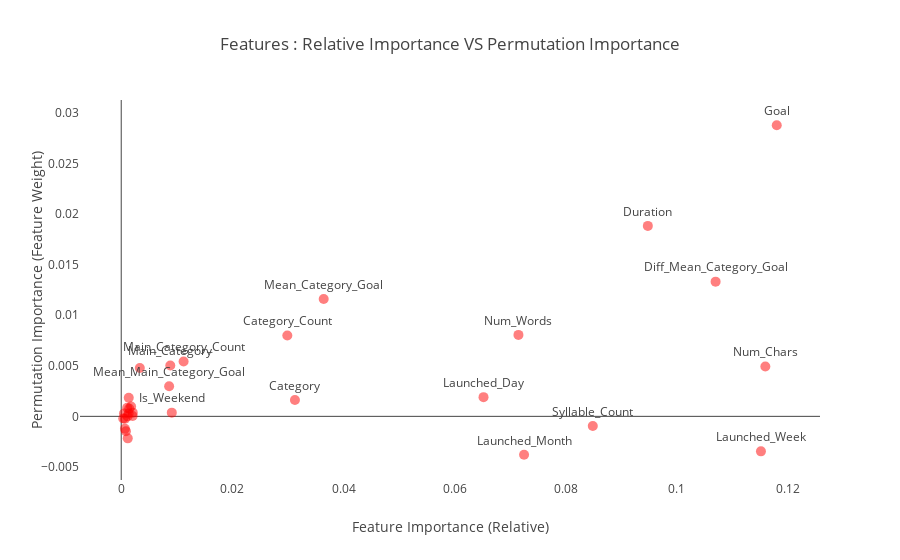

Here is the notebook cell this chart was saved with:
### Markdown cell above
**Inferences** 
> - This is an interesting plot, We can observe that the features shown in top and in green are the most important as if their values are randomized then the outcome performance suffers.   
> - We can observe that the top features are are the features which we mostly saw in the relative importance section, but using this graph we can quantify the amount of importance associated with them. And also obtain the ones which are least important, for example - launched week, if it was weekend or not etc.  

With this method, we obtained the importance of a feature in a more absolute sense rathar than a relative sense. Let's assume that our feature space forms a majority of the universe. Now, it will be interesting to plot both permutation and relative feature importances and make some key observations.

### Code cell
imp_df = feature_importances.reset_index().rename(columns = {"index" : "feature"})
combined_df = imp_df.merge(pi_df, on="feature")

trace0 = go.Scatter(
    x = combined_df.importance,
    y = combined_df.weight,
    text = [v.title() if i < 16 else "" for i,v in enumerate(list(combined_df.feature)) ],
    mode='markers+text',
    textposition='top center',
    marker=dict(
        size = 10, color="red", opacity=0.5,
    ),
)

trace1 = go.Scatter(
    x=[0.034, 0.095],
    y=[0.008, 0.020],
    text=['Cluster of Features',
          'Highly Important Features'],
    mode='text',
)

data = [trace0]
layout = go.Layout(title = "Features : Relative Importance VS Permutation Importance", 
                   showlegend = False, yaxis=dict(title="Permutation Importance (Feature Weight)", showgrid=False),
                   xaxis=dict(title="Feature Importance (Relative)", showgrid=False))
#                       shapes = [{ 'type': 'circle', 'xref': 'x', 'yref': 'y',
#                                   'x0': 0.024, 'y0': 0.007, 'x1': 0.045, 'y1': 0.001,'opacity': 1.0,
#                                   'line': { 'color': 'rgba(50, 171, 96, 1)', 'dash': 'dot',}},
#                                { 'type': 'rect', 'x0': 0.065, 'y0': 0.019, 'x1': 0.12, 'y1': 0.0002,
#                                 'line': { 'color': 'rgba(128, 0, 128, 1)' , 'dash' : 'dot' }}])
fig = go.Figure(data = data, layout = layout)
iplot(fig, filename='bubblechart-size-ref')

### Figure 1 — Plotly figure (JSON) as saved in the notebook; plotly's stock layout.template omitted (floating-point values rounded to 4 significant figures)
{"data": [{"marker": {"color": "red", "opacity": 0.5, "size": 10}, "mode": "markers+text", "text": ["Goal", "Num_Chars", "Launched_Week", "Diff_Mean_Category_Goal", "Duration", "Syllable_Count", "Launched_Month", "Num_Words", "Launched_Day", "Mean_Category_Goal", "Category", "Category_Count", "Main_Category_Count", "Is_Weekend", "Main_Category", "Mean_Main_Category_Goal", "", "", "", "", "", "", "", "", "", "", "", "", "", "", ""], "textposition": "top center", "type": "scatter", "uid": "8e03cd78-c95c-4e1c-897d-7309600a3aa9", "x": [0.118, 0.1159, 0.1151, 0.107, 0.09477, 0.08486, 0.07249, 0.07148, 0.0652, 0.03644, 0.03126, 0.02989, 0.01123, 0.0091, 0.00883, 0.008623, 0.003349, 0.002079, 0.002053, 0.001782, 0.001443, 0.001355, 0.001352, 0.001179, 0.001136, 0.001077, 0.0008479, 0.0006831, 0.0006692, 0.0004939, 0.0003652], "y": [0.02877, 0.004928, -0.003459, 0.01331, 0.01882, -0.0009489, -0.003796, 0.00805, 0.001898, 0.0116, 0.001622, 0.007989, 0.005418, 0.0003673, 0.00502, 0.002969, 0.004775, 0.0003673, 3.061e-05, 0.0009795, 0.0007652, 0.001837, 0.0002755, -0.002173, 6.661e-17, 0.0008571, -0.001469, -0.0002449, -0.001224, 0.0002755, -0.0002143]}], "layout": {"showlegend": false, "title": {"text": "Features : Relative Importance VS Permutation Importance"}, "xaxis": {"showgrid": false, "title": {"text": "Feature Importance (Relative)"}}, "yaxis": {"showgrid": false, "title": {"text": "Permutation Importance (Feature Weight)"}}}}
